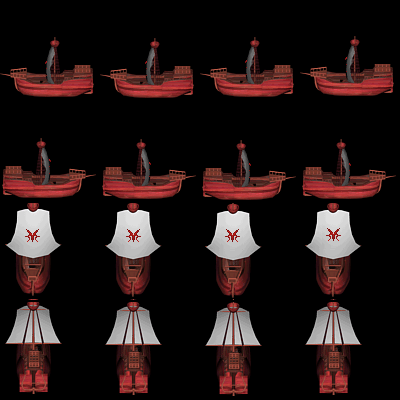

A 2D game scene composited from a Tiled map and its tileset images. What follows is a short description and the map's XML, with every tile layer's data as written:
An orthogonal 4x4 tile map with 100x100 px tiles, 1 tile layer (Capa de patrones 1), 2 tilesets.

<map version="1.10" tiledversion="1.11.0" orientation="orthogonal" renderorder="right-down" width="4" height="4" tilewidth="100" tileheight="100" infinite="0" nextlayerid="2" nextobjectid="1">
 <editorsettings>
  <export target="barca.tmx" format="tmx" />
 </editorsettings>
 <tileset firstgid="1" source="barca.tsx" />
 <tileset firstgid="17" source="barcaAlto.tsx" />
 <layer id="1" name="Capa de patrones 1" width="4" height="4">
  <data encoding="csv">
1,2,3,4,
5,6,7,8,
17,18,19,20,
21,22,23,24
</data>
 </layer>
</map>
